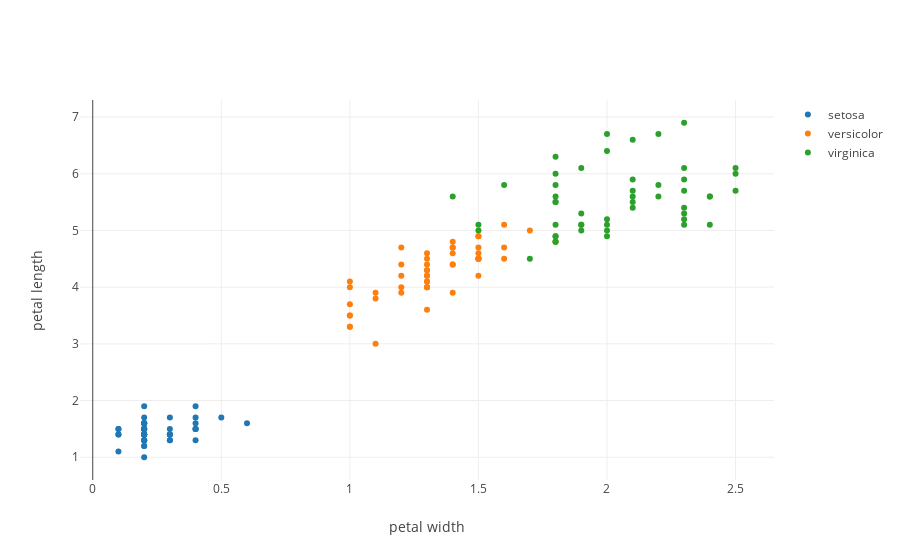

Notebook source saved alongside this figure:
### Code cell
pyo.iplot(
    {
        'data': [
            {
                'x': df[df['target2']==label]['petal width'],
                'y': df[df['target2']==label]['petal length'],
                'name': label, 'mode': 'markers',
            } for label in iris.target_names
        ],
        'layout': {
            'xaxis': {'title': 'petal width'},
            'yaxis': {'title': "petal length"}
        }
})

### Figure 1 — Plotly figure (JSON) as saved in the notebook; plotly's stock layout.template omitted (floating-point values rounded to 4 significant figures)
{"data": [{"mode": "markers", "name": "setosa", "type": "scatter", "uid": "fd7523a0-5a5b-4897-8cae-7cb4047a2d87", "x": [0.2, 0.2, 0.2, 0.2, 0.2, 0.4, 0.3, 0.2, 0.2, 0.1, 0.2, 0.2, 0.1, 0.1, 0.2, 0.4, 0.4, 0.3, 0.3, 0.3, 0.2, 0.4, 0.2, 0.5, 0.2, 0.2, 0.4, 0.2, 0.2, 0.2, 0.2, 0.4, 0.1, 0.2, 0.2, 0.2, 0.2, 0.1, 0.2, 0.2, 0.3, 0.3, 0.2, 0.6, 0.4, 0.3, 0.2, 0.2, 0.2, 0.2], "y": [1.4, 1.4, 1.3, 1.5, 1.4, 1.7, 1.4, 1.5, 1.4, 1.5, 1.5, 1.6, 1.4, 1.1, 1.2, 1.5, 1.3, 1.4, 1.7, 1.5, 1.7, 1.5, 1, 1.7, 1.9, 1.6, 1.6, 1.5, 1.4, 1.6, 1.6, 1.5, 1.5, 1.4, 1.5, 1.2, 1.3, 1.4, 1.3, 1.5, 1.3, 1.3, 1.3, 1.6, 1.9, 1.4, 1.6, 1.4, 1.5, 1.4]}, {"mode": "markers", "name": "versicolor", "type": "scatter", "uid": "c584ddaa-23e6-4dde-a8e2-311dab816525", "x": [1.4, 1.5, 1.5, 1.3, 1.5, 1.3, 1.6, 1, 1.3, 1.4, 1, 1.5, 1, 1.4, 1.3, 1.4, 1.5, 1, 1.5, 1.1, 1.8, 1.3, 1.5, 1.2, 1.3, 1.4, 1.4, 1.7, 1.5, 1, 1.1, 1, 1.2, 1.6, 1.5, 1.6, 1.5, 1.3, 1.3, 1.3, 1.2, 1.4, 1.2, 1, 1.3, 1.2, 1.3, 1.3, 1.1, 1.3], "y": [4.7, 4.5, 4.9, 4, 4.6, 4.5, 4.7, 3.3, 4.6, 3.9, 3.5, 4.2, 4, 4.7, 3.6, 4.4, 4.5, 4.1, 4.5, 3.9, 4.8, 4, 4.9, 4.7, 4.3, 4.4, 4.8, 5, 4.5, 3.5, 3.8, 3.7, 3.9, 5.1, 4.5, 4.5, 4.7, 4.4, 4.1, 4, 4.4, 4.6, 4, 3.3, 4.2, 4.2, 4.2, 4.3, 3, 4.1]}, {"mode": "markers", "name": "virginica", "type": "scatter", "uid": "f66b592b-edff-43e2-83a3-2fff835d33f0", "x": [2.5, 1.9, 2.1, 1.8, 2.2, 2.1, 1.7, 1.8, 1.8, 2.5, 2, 1.9, 2.1, 2, 2.4, 2.3, 1.8, 2.2, 2.3, 1.5, 2.3, 2, 2, 1.8, 2.1, 1.8, 1.8, 1.8, 2.1, 1.6, 1.9, 2, 2.2, 1.5, 1.4, 2.3, 2.4, 1.8, 1.8, 2.1, 2.4, 2.3, 1.9, 2.3, 2.5, 2.3, 1.9, 2, 2.3, 1.8], "y": [6, 5.1, 5.9, 5.6, 5.8, 6.6, 4.5, 6.3, 5.8, 6.1, 5.1, 5.3, 5.5, 5, 5.1, 5.3, 5.5, 6.7, 6.9, 5, 5.7, 4.9, 6.7, 4.9, 5.7, 6, 4.8, 4.9, 5.6, 5.8, 6.1, 6.4, 5.6, 5.1, 5.6, 6.1, 5.6, 5.5, 4.8, 5.4, 5.6, 5.1, 5.1, 5.9, 5.7, 5.2, 5, 5.2, 5.4, 5.1]}], "layout": {"xaxis": {"title": {"text": "petal width"}}, "yaxis": {"title": {"text": "petal length"}}}}
